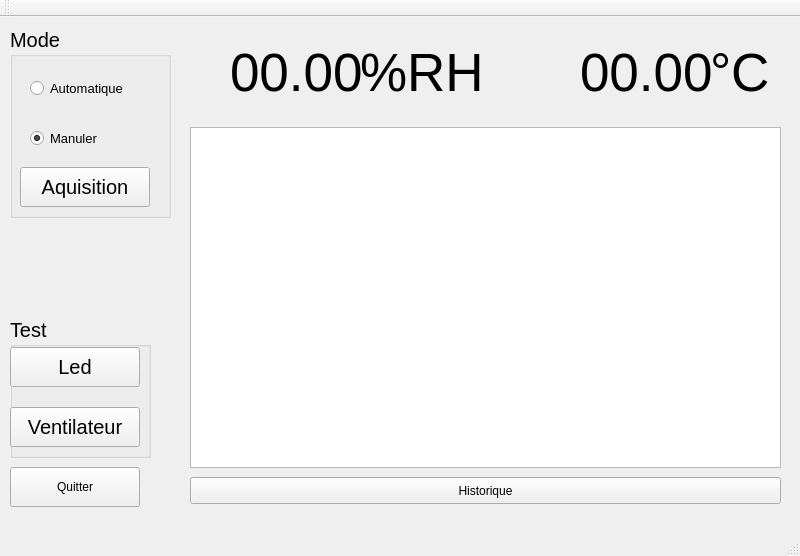
<?xml version="1.0" encoding="UTF-8"?>
<ui version="4.0">
 <class>MainWindow</class>
 <widget class="QMainWindow" name="MainWindow">
  <property name="geometry">
   <rect>
    <x>0</x>
    <y>0</y>
    <width>800</width>
    <height>556</height>
   </rect>
  </property>
  <property name="windowTitle">
   <string>MainWindow</string>
  </property>
  <widget class="QWidget" name="centralWidget">
   <widget class="QPushButton" name="Quitter">
    <property name="geometry">
     <rect>
      <x>10</x>
      <y>450</y>
      <width>130</width>
      <height>40</height>
     </rect>
    </property>
    <property name="text">
     <string>Quitter</string>
    </property>
   </widget>
   <widget class="QGroupBox" name="Test">
    <property name="geometry">
     <rect>
      <x>10</x>
      <y>300</y>
      <width>141</width>
      <height>141</height>
     </rect>
    </property>
    <property name="font">
     <font>
      <pointsize>15</pointsize>
     </font>
    </property>
    <property name="title">
     <string>Test</string>
    </property>
    <widget class="QPushButton" name="Led">
     <property name="geometry">
      <rect>
       <x>0</x>
       <y>30</y>
       <width>130</width>
       <height>40</height>
      </rect>
     </property>
     <property name="text">
      <string>Led</string>
     </property>
    </widget>
    <widget class="QPushButton" name="Ventilateur">
     <property name="geometry">
      <rect>
       <x>0</x>
       <y>90</y>
       <width>130</width>
       <height>40</height>
      </rect>
     </property>
     <property name="text">
      <string>Ventilateur</string>
     </property>
    </widget>
   </widget>
   <widget class="QLabel" name="Temp">
    <property name="geometry">
     <rect>
      <x>580</x>
      <y>20</y>
      <width>131</width>
      <height>71</height>
     </rect>
    </property>
    <property name="font">
     <font>
      <pointsize>40</pointsize>
     </font>
    </property>
    <property name="layoutDirection">
     <enum>Qt::RightToLeft</enum>
    </property>
    <property name="text">
     <string>00.00</string>
    </property>
   </widget>
   <widget class="QLabel" name="Humidity">
    <property name="geometry">
     <rect>
      <x>230</x>
      <y>20</y>
      <width>131</width>
      <height>71</height>
     </rect>
    </property>
    <property name="font">
     <font>
      <pointsize>40</pointsize>
     </font>
    </property>
    <property name="text">
     <string>00.00</string>
    </property>
   </widget>
   <widget class="QGroupBox" name="groupBox">
    <property name="geometry">
     <rect>
      <x>10</x>
      <y>10</y>
      <width>161</width>
      <height>191</height>
     </rect>
    </property>
    <property name="font">
     <font>
      <pointsize>15</pointsize>
     </font>
    </property>
    <property name="title">
     <string>Mode</string>
    </property>
    <widget class="QPushButton" name="Aquisition">
     <property name="geometry">
      <rect>
       <x>10</x>
       <y>140</y>
       <width>130</width>
       <height>40</height>
      </rect>
     </property>
     <property name="text">
      <string>Aquisition</string>
     </property>
    </widget>
    <widget class="QRadioButton" name="Manuler">
     <property name="enabled">
      <bool>true</bool>
     </property>
     <property name="geometry">
      <rect>
       <x>20</x>
       <y>100</y>
       <width>104</width>
       <height>22</height>
      </rect>
     </property>
     <property name="font">
      <font>
       <pointsize>10</pointsize>
      </font>
     </property>
     <property name="text">
      <string>Manuler</string>
     </property>
     <property name="checked">
      <bool>true</bool>
     </property>
    </widget>
    <widget class="QRadioButton" name="Automatique">
     <property name="geometry">
      <rect>
       <x>20</x>
       <y>50</y>
       <width>121</width>
       <height>22</height>
      </rect>
     </property>
     <property name="font">
      <font>
       <pointsize>10</pointsize>
      </font>
     </property>
     <property name="text">
      <string>Automatique</string>
     </property>
    </widget>
   </widget>
   <widget class="QPlainTextEdit" name="plainTextEdit">
    <property name="geometry">
     <rect>
      <x>190</x>
      <y>110</y>
      <width>591</width>
      <height>341</height>
     </rect>
    </property>
   </widget>
   <widget class="QLabel" name="Temp_2">
    <property name="geometry">
     <rect>
      <x>710</x>
      <y>20</y>
      <width>61</width>
      <height>71</height>
     </rect>
    </property>
    <property name="font">
     <font>
      <pointsize>40</pointsize>
     </font>
    </property>
    <property name="text">
     <string>°C</string>
    </property>
   </widget>
   <widget class="QLabel" name="Humidity_2">
    <property name="geometry">
     <rect>
      <x>360</x>
      <y>20</y>
      <width>121</width>
      <height>71</height>
     </rect>
    </property>
    <property name="font">
     <font>
      <pointsize>40</pointsize>
     </font>
    </property>
    <property name="text">
     <string>%RH</string>
    </property>
   </widget>
   <widget class="QPushButton" name="historique">
    <property name="geometry">
     <rect>
      <x>190</x>
      <y>460</y>
      <width>591</width>
      <height>27</height>
     </rect>
    </property>
    <property name="text">
     <string>Historique</string>
    </property>
   </widget>
  </widget>
  <widget class="QMenuBar" name="menuBar">
   <property name="geometry">
    <rect>
     <x>0</x>
     <y>0</y>
     <width>800</width>
     <height>27</height>
    </rect>
   </property>
  </widget>
  <widget class="QToolBar" name="mainToolBar">
   <attribute name="toolBarArea">
    <enum>TopToolBarArea</enum>
   </attribute>
   <attribute name="toolBarBreak">
    <bool>false</bool>
   </attribute>
  </widget>
  <widget class="QStatusBar" name="statusBar"/>
 </widget>
 <layoutdefault spacing="6" margin="11"/>
 <resources/>
 <connections/>
</ui>
